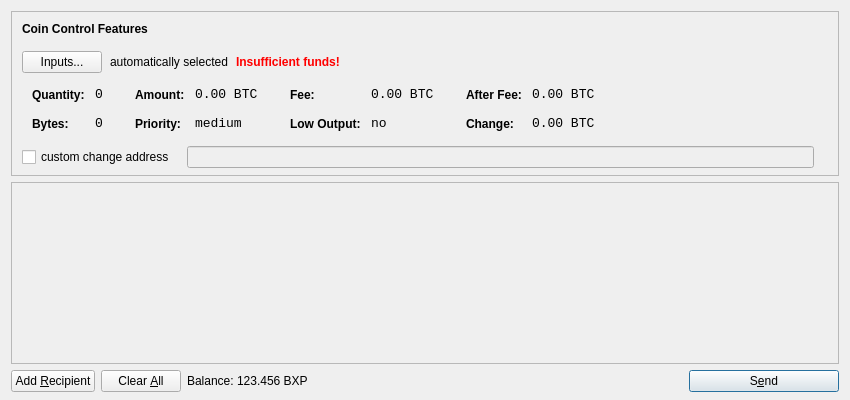
<?xml version="1.0" encoding="UTF-8"?>
<ui version="4.0">
 <class>SendCoinsDialog</class>
 <widget class="QDialog" name="SendCoinsDialog">
  <property name="geometry">
   <rect>
    <x>0</x>
    <y>0</y>
    <width>850</width>
    <height>400</height>
   </rect>
  </property>
  <property name="windowTitle">
   <string>Send Coins</string>
  </property>
  <layout class="QVBoxLayout" name="verticalLayout" stretch="0,1,0">
   <property name="bottomMargin">
    <number>8</number>
   </property>
   <item>
    <widget class="QFrame" name="frameCoinControl">
     <property name="sizePolicy">
      <sizepolicy hsizetype="Expanding" vsizetype="Expanding">
       <horstretch>0</horstretch>
       <verstretch>0</verstretch>
      </sizepolicy>
     </property>
     <property name="maximumSize">
      <size>
       <width>16777215</width>
       <height>16777215</height>
      </size>
     </property>
     <property name="frameShape">
      <enum>QFrame::StyledPanel</enum>
     </property>
     <property name="frameShadow">
      <enum>QFrame::Sunken</enum>
     </property>
     <layout class="QVBoxLayout" name="verticalLayoutCoinControl2">
      <property name="spacing">
       <number>-1</number>
      </property>
      <property name="leftMargin">
       <number>0</number>
      </property>
      <property name="topMargin">
       <number>0</number>
      </property>
      <property name="rightMargin">
       <number>0</number>
      </property>
      <property name="bottomMargin">
       <number>6</number>
      </property>
      <item>
       <layout class="QVBoxLayout" name="verticalLayoutCoinControl" stretch="0,0,0,0,1">
        <property name="spacing">
         <number>0</number>
        </property>
        <property name="leftMargin">
         <number>10</number>
        </property>
        <property name="topMargin">
         <number>10</number>
        </property>
        <item>
         <layout class="QHBoxLayout" name="horizontalLayoutCoinControl1">
          <property name="bottomMargin">
           <number>15</number>
          </property>
          <item>
           <widget class="QLabel" name="labelCoinControlFeatures">
            <property name="sizePolicy">
             <sizepolicy hsizetype="Preferred" vsizetype="Maximum">
              <horstretch>0</horstretch>
              <verstretch>0</verstretch>
             </sizepolicy>
            </property>
            <property name="font">
             <font>
              <weight>75</weight>
              <bold>true</bold>
             </font>
            </property>
            <property name="styleSheet">
             <string notr="true">font-weight:bold;</string>
            </property>
            <property name="text">
             <string>Coin Control Features</string>
            </property>
           </widget>
          </item>
         </layout>
        </item>
        <item>
         <layout class="QHBoxLayout" name="horizontalLayoutCoinControl2" stretch="0,0,0,0">
          <property name="spacing">
           <number>8</number>
          </property>
          <property name="bottomMargin">
           <number>10</number>
          </property>
          <item>
           <widget class="QPushButton" name="pushButtonCoinControl">
            <property name="styleSheet">
             <string notr="true"/>
            </property>
            <property name="text">
             <string>Inputs...</string>
            </property>
           </widget>
          </item>
          <item>
           <widget class="QLabel" name="labelCoinControlAutomaticallySelected">
            <property name="text">
             <string>automatically selected</string>
            </property>
            <property name="margin">
             <number>5</number>
            </property>
           </widget>
          </item>
          <item>
           <widget class="QLabel" name="labelCoinControlInsuffFunds">
            <property name="font">
             <font>
              <weight>75</weight>
              <bold>true</bold>
             </font>
            </property>
            <property name="styleSheet">
             <string notr="true">color:red;font-weight:bold;</string>
            </property>
            <property name="text">
             <string>Insufficient funds!</string>
            </property>
            <property name="margin">
             <number>5</number>
            </property>
           </widget>
          </item>
          <item>
           <spacer name="horizontalSpacerCoinControl">
            <property name="orientation">
             <enum>Qt::Horizontal</enum>
            </property>
            <property name="sizeHint" stdset="0">
             <size>
              <width>40</width>
              <height>1</height>
             </size>
            </property>
           </spacer>
          </item>
         </layout>
        </item>
        <item>
         <widget class="QWidget" name="widgetCoinControl" native="true">
          <property name="sizePolicy">
           <sizepolicy hsizetype="Preferred" vsizetype="Preferred">
            <horstretch>0</horstretch>
            <verstretch>0</verstretch>
           </sizepolicy>
          </property>
          <property name="minimumSize">
           <size>
            <width>0</width>
            <height>0</height>
           </size>
          </property>
          <property name="styleSheet">
           <string notr="true"/>
          </property>
          <layout class="QHBoxLayout" name="horizontalLayoutCoinControl5">
           <property name="margin">
            <number>0</number>
           </property>
           <item>
            <layout class="QHBoxLayout" name="horizontalLayoutCoinControl3" stretch="0,0,0,1">
             <property name="spacing">
              <number>20</number>
             </property>
             <property name="topMargin">
              <number>0</number>
             </property>
             <property name="bottomMargin">
              <number>10</number>
             </property>
             <item>
              <layout class="QFormLayout" name="formLayoutCoinControl1">
               <property name="horizontalSpacing">
                <number>10</number>
               </property>
               <property name="verticalSpacing">
                <number>14</number>
               </property>
               <property name="leftMargin">
                <number>10</number>
               </property>
               <property name="topMargin">
                <number>4</number>
               </property>
               <property name="rightMargin">
                <number>6</number>
               </property>
               <item row="0" column="0">
                <widget class="QLabel" name="labelCoinControlQuantityText">
                 <property name="styleSheet">
                  <string notr="true">font-weight:bold;</string>
                 </property>
                 <property name="text">
                  <string>Quantity:</string>
                 </property>
                 <property name="margin">
                  <number>0</number>
                 </property>
                </widget>
               </item>
               <item row="0" column="1">
                <widget class="QLabel" name="labelCoinControlQuantity">
                 <property name="font">
                  <font>
                   <family>Monospace</family>
                   <pointsize>10</pointsize>
                  </font>
                 </property>
                 <property name="cursor">
                  <cursorShape>IBeamCursor</cursorShape>
                 </property>
                 <property name="contextMenuPolicy">
                  <enum>Qt::ActionsContextMenu</enum>
                 </property>
                 <property name="text">
                  <string notr="true">0</string>
                 </property>
                 <property name="margin">
                  <number>0</number>
                 </property>
                 <property name="textInteractionFlags">
                  <set>Qt::LinksAccessibleByMouse|Qt::TextSelectableByKeyboard|Qt::TextSelectableByMouse</set>
                 </property>
                </widget>
               </item>
               <item row="1" column="0">
                <widget class="QLabel" name="labelCoinControlBytesText">
                 <property name="styleSheet">
                  <string notr="true">font-weight:bold;</string>
                 </property>
                 <property name="text">
                  <string>Bytes:</string>
                 </property>
                </widget>
               </item>
               <item row="1" column="1">
                <widget class="QLabel" name="labelCoinControlBytes">
                 <property name="font">
                  <font>
                   <family>Monospace</family>
                   <pointsize>10</pointsize>
                  </font>
                 </property>
                 <property name="cursor">
                  <cursorShape>IBeamCursor</cursorShape>
                 </property>
                 <property name="contextMenuPolicy">
                  <enum>Qt::ActionsContextMenu</enum>
                 </property>
                 <property name="text">
                  <string notr="true">0</string>
                 </property>
                 <property name="textInteractionFlags">
                  <set>Qt::LinksAccessibleByMouse|Qt::TextSelectableByKeyboard|Qt::TextSelectableByMouse</set>
                 </property>
                </widget>
               </item>
              </layout>
             </item>
             <item>
              <layout class="QFormLayout" name="formLayoutCoinControl2">
               <property name="horizontalSpacing">
                <number>10</number>
               </property>
               <property name="verticalSpacing">
                <number>14</number>
               </property>
               <property name="leftMargin">
                <number>6</number>
               </property>
               <property name="topMargin">
                <number>4</number>
               </property>
               <property name="rightMargin">
                <number>6</number>
               </property>
               <item row="0" column="0">
                <widget class="QLabel" name="labelCoinControlAmountText">
                 <property name="styleSheet">
                  <string notr="true">font-weight:bold;</string>
                 </property>
                 <property name="text">
                  <string>Amount:</string>
                 </property>
                 <property name="margin">
                  <number>0</number>
                 </property>
                </widget>
               </item>
               <item row="0" column="1">
                <widget class="QLabel" name="labelCoinControlAmount">
                 <property name="font">
                  <font>
                   <family>Monospace</family>
                   <pointsize>10</pointsize>
                  </font>
                 </property>
                 <property name="cursor">
                  <cursorShape>IBeamCursor</cursorShape>
                 </property>
                 <property name="contextMenuPolicy">
                  <enum>Qt::ActionsContextMenu</enum>
                 </property>
                 <property name="text">
                  <string notr="true">0.00 BTC</string>
                 </property>
                 <property name="textInteractionFlags">
                  <set>Qt::LinksAccessibleByMouse|Qt::TextSelectableByKeyboard|Qt::TextSelectableByMouse</set>
                 </property>
                </widget>
               </item>
               <item row="1" column="0">
                <widget class="QLabel" name="labelCoinControlPriorityText">
                 <property name="styleSheet">
                  <string notr="true">font-weight:bold;</string>
                 </property>
                 <property name="text">
                  <string>Priority:</string>
                 </property>
                </widget>
               </item>
               <item row="1" column="1">
                <widget class="QLabel" name="labelCoinControlPriority">
                 <property name="font">
                  <font>
                   <family>Monospace</family>
                   <pointsize>10</pointsize>
                  </font>
                 </property>
                 <property name="cursor">
                  <cursorShape>IBeamCursor</cursorShape>
                 </property>
                 <property name="contextMenuPolicy">
                  <enum>Qt::ActionsContextMenu</enum>
                 </property>
                 <property name="text">
                  <string>medium</string>
                 </property>
                 <property name="textInteractionFlags">
                  <set>Qt::LinksAccessibleByMouse|Qt::TextSelectableByKeyboard|Qt::TextSelectableByMouse</set>
                 </property>
                </widget>
               </item>
              </layout>
             </item>
             <item>
              <layout class="QFormLayout" name="formLayoutCoinControl3">
               <property name="horizontalSpacing">
                <number>10</number>
               </property>
               <property name="verticalSpacing">
                <number>14</number>
               </property>
               <property name="leftMargin">
                <number>6</number>
               </property>
               <property name="topMargin">
                <number>4</number>
               </property>
               <property name="rightMargin">
                <number>6</number>
               </property>
               <item row="0" column="0">
                <widget class="QLabel" name="labelCoinControlFeeText">
                 <property name="styleSheet">
                  <string notr="true">font-weight:bold;</string>
                 </property>
                 <property name="text">
                  <string>Fee:</string>
                 </property>
                 <property name="margin">
                  <number>0</number>
                 </property>
                </widget>
               </item>
               <item row="0" column="1">
                <widget class="QLabel" name="labelCoinControlFee">
                 <property name="font">
                  <font>
                   <family>Monospace</family>
                   <pointsize>10</pointsize>
                  </font>
                 </property>
                 <property name="cursor">
                  <cursorShape>IBeamCursor</cursorShape>
                 </property>
                 <property name="contextMenuPolicy">
                  <enum>Qt::ActionsContextMenu</enum>
                 </property>
                 <property name="text">
                  <string notr="true">0.00 BTC</string>
                 </property>
                 <property name="textInteractionFlags">
                  <set>Qt::LinksAccessibleByMouse|Qt::TextSelectableByKeyboard|Qt::TextSelectableByMouse</set>
                 </property>
                </widget>
               </item>
               <item row="1" column="0">
                <widget class="QLabel" name="labelCoinControlLowOutputText">
                 <property name="styleSheet">
                  <string notr="true">font-weight:bold;</string>
                 </property>
                 <property name="text">
                  <string>Low Output:</string>
                 </property>
                </widget>
               </item>
               <item row="1" column="1">
                <widget class="QLabel" name="labelCoinControlLowOutput">
                 <property name="font">
                  <font>
                   <family>Monospace</family>
                   <pointsize>10</pointsize>
                  </font>
                 </property>
                 <property name="cursor">
                  <cursorShape>IBeamCursor</cursorShape>
                 </property>
                 <property name="contextMenuPolicy">
                  <enum>Qt::ActionsContextMenu</enum>
                 </property>
                 <property name="text">
                  <string>no</string>
                 </property>
                 <property name="textInteractionFlags">
                  <set>Qt::LinksAccessibleByMouse|Qt::TextSelectableByKeyboard|Qt::TextSelectableByMouse</set>
                 </property>
                </widget>
               </item>
              </layout>
             </item>
             <item>
              <layout class="QFormLayout" name="formLayoutCoinControl4">
               <property name="horizontalSpacing">
                <number>10</number>
               </property>
               <property name="verticalSpacing">
                <number>14</number>
               </property>
               <property name="leftMargin">
                <number>6</number>
               </property>
               <property name="topMargin">
                <number>4</number>
               </property>
               <property name="rightMargin">
                <number>6</number>
               </property>
               <item row="0" column="0">
                <widget class="QLabel" name="labelCoinControlAfterFeeText">
                 <property name="styleSheet">
                  <string notr="true">font-weight:bold;</string>
                 </property>
                 <property name="text">
                  <string>After Fee:</string>
                 </property>
                 <property name="margin">
                  <number>0</number>
                 </property>
                </widget>
               </item>
               <item row="0" column="1">
                <widget class="QLabel" name="labelCoinControlAfterFee">
                 <property name="font">
                  <font>
                   <family>Monospace</family>
                   <pointsize>10</pointsize>
                  </font>
                 </property>
                 <property name="cursor">
                  <cursorShape>IBeamCursor</cursorShape>
                 </property>
                 <property name="contextMenuPolicy">
                  <enum>Qt::ActionsContextMenu</enum>
                 </property>
                 <property name="text">
                  <string notr="true">0.00 BTC</string>
                 </property>
                 <property name="textInteractionFlags">
                  <set>Qt::LinksAccessibleByMouse|Qt::TextSelectableByKeyboard|Qt::TextSelectableByMouse</set>
                 </property>
                </widget>
               </item>
               <item row="1" column="0">
                <widget class="QLabel" name="labelCoinControlChangeText">
                 <property name="styleSheet">
                  <string notr="true">font-weight:bold;</string>
                 </property>
                 <property name="text">
                  <string>Change:</string>
                 </property>
                </widget>
               </item>
               <item row="1" column="1">
                <widget class="QLabel" name="labelCoinControlChange">
                 <property name="font">
                  <font>
                   <family>Monospace</family>
                   <pointsize>10</pointsize>
                  </font>
                 </property>
                 <property name="cursor">
                  <cursorShape>IBeamCursor</cursorShape>
                 </property>
                 <property name="contextMenuPolicy">
                  <enum>Qt::ActionsContextMenu</enum>
                 </property>
                 <property name="text">
                  <string notr="true">0.00 BTC</string>
                 </property>
                 <property name="textInteractionFlags">
                  <set>Qt::LinksAccessibleByMouse|Qt::TextSelectableByKeyboard|Qt::TextSelectableByMouse</set>
                 </property>
                </widget>
               </item>
              </layout>
             </item>
            </layout>
           </item>
          </layout>
         </widget>
        </item>
        <item>
         <layout class="QHBoxLayout" name="horizontalLayoutCoinControl4" stretch="0,0,0">
          <property name="spacing">
           <number>12</number>
          </property>
          <property name="sizeConstraint">
           <enum>QLayout::SetDefaultConstraint</enum>
          </property>
          <property name="topMargin">
           <number>5</number>
          </property>
          <property name="rightMargin">
           <number>5</number>
          </property>
          <item>
           <widget class="QCheckBox" name="checkBoxCoinControlChange">
            <property name="text">
             <string>custom change address</string>
            </property>
           </widget>
          </item>
          <item>
           <widget class="QLineEdit" name="lineEditCoinControlChange">
            <property name="enabled">
             <bool>false</bool>
            </property>
            <property name="sizePolicy">
             <sizepolicy hsizetype="Expanding" vsizetype="Fixed">
              <horstretch>0</horstretch>
              <verstretch>0</verstretch>
             </sizepolicy>
            </property>
           </widget>
          </item>
          <item>
           <widget class="QLabel" name="labelCoinControlChangeLabel">
            <property name="sizePolicy">
             <sizepolicy hsizetype="Preferred" vsizetype="Expanding">
              <horstretch>0</horstretch>
              <verstretch>0</verstretch>
             </sizepolicy>
            </property>
            <property name="minimumSize">
             <size>
              <width>0</width>
              <height>0</height>
             </size>
            </property>
            <property name="text">
             <string/>
            </property>
            <property name="margin">
             <number>3</number>
            </property>
           </widget>
          </item>
         </layout>
        </item>
        <item>
         <spacer name="verticalSpacerCoinControl">
          <property name="orientation">
           <enum>Qt::Vertical</enum>
          </property>
          <property name="sizeHint" stdset="0">
           <size>
            <width>800</width>
            <height>1</height>
           </size>
          </property>
         </spacer>
        </item>
       </layout>
      </item>
     </layout>
    </widget>
   </item>
   <item>
    <widget class="QScrollArea" name="scrollArea">
     <property name="widgetResizable">
      <bool>true</bool>
     </property>
     <widget class="QWidget" name="scrollAreaWidgetContents">
      <property name="geometry">
       <rect>
        <x>0</x>
        <y>0</y>
        <width>830</width>
        <height>165</height>
       </rect>
      </property>
      <layout class="QVBoxLayout" name="verticalLayout_2">
       <property name="margin">
        <number>0</number>
       </property>
       <item>
        <layout class="QVBoxLayout" name="entries">
         <property name="spacing">
          <number>6</number>
         </property>
        </layout>
       </item>
       <item>
        <spacer name="verticalSpacer">
         <property name="orientation">
          <enum>Qt::Vertical</enum>
         </property>
         <property name="sizeHint" stdset="0">
          <size>
           <width>20</width>
           <height>40</height>
          </size>
         </property>
        </spacer>
       </item>
      </layout>
     </widget>
    </widget>
   </item>
   <item>
    <layout class="QHBoxLayout" name="horizontalLayout">
     <item>
      <widget class="QPushButton" name="addButton">
       <property name="toolTip">
        <string>Send to multiple recipients at once</string>
       </property>
       <property name="text">
        <string>Add &amp;Recipient</string>
       </property>
       <property name="icon">
        <iconset resource="../bitcoin.qrc">
         <normaloff>:/icons/add</normaloff>:/icons/add</iconset>
       </property>
       <property name="autoDefault">
        <bool>false</bool>
       </property>
      </widget>
     </item>
     <item>
      <widget class="QPushButton" name="clearButton">
       <property name="sizePolicy">
        <sizepolicy hsizetype="Minimum" vsizetype="Fixed">
         <horstretch>0</horstretch>
         <verstretch>0</verstretch>
        </sizepolicy>
       </property>
       <property name="toolTip">
        <string>Remove all transaction fields</string>
       </property>
       <property name="text">
        <string>Clear &amp;All</string>
       </property>
       <property name="icon">
        <iconset resource="../bitcoin.qrc">
         <normaloff>:/icons/remove</normaloff>:/icons/remove</iconset>
       </property>
       <property name="autoRepeatDelay">
        <number>300</number>
       </property>
       <property name="autoDefault">
        <bool>false</bool>
       </property>
      </widget>
     </item>
     <item>
      <layout class="QHBoxLayout" name="horizontalLayout_2">
       <property name="spacing">
        <number>3</number>
       </property>
       <item>
        <widget class="QLabel" name="label">
         <property name="text">
          <string>Balance:</string>
         </property>
        </widget>
       </item>
       <item>
        <widget class="QLabel" name="labelBalance">
         <property name="cursor">
          <cursorShape>IBeamCursor</cursorShape>
         </property>
         <property name="text">
          <string>123.456 BXP</string>
         </property>
         <property name="textInteractionFlags">
          <set>Qt::LinksAccessibleByMouse|Qt::TextSelectableByKeyboard|Qt::TextSelectableByMouse</set>
         </property>
        </widget>
       </item>
      </layout>
     </item>
     <item>
      <spacer name="horizontalSpacer">
       <property name="orientation">
        <enum>Qt::Horizontal</enum>
       </property>
       <property name="sizeHint" stdset="0">
        <size>
         <width>40</width>
         <height>20</height>
        </size>
       </property>
      </spacer>
     </item>
     <item>
      <widget class="QPushButton" name="sendButton">
       <property name="minimumSize">
        <size>
         <width>150</width>
         <height>0</height>
        </size>
       </property>
       <property name="toolTip">
        <string>Confirm the send action</string>
       </property>
       <property name="text">
        <string>S&amp;end</string>
       </property>
       <property name="icon">
        <iconset resource="../bitcoin.qrc">
         <normaloff>:/icons/send</normaloff>:/icons/send</iconset>
       </property>
       <property name="default">
        <bool>true</bool>
       </property>
      </widget>
     </item>
    </layout>
   </item>
  </layout>
 </widget>
 <resources>
  <include location="../bitcoin.qrc"/>
 </resources>
 <connections/>
</ui>
